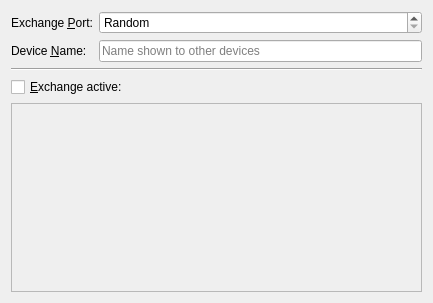
<?xml version="1.0" encoding="UTF-8"?>
<ui version="4.0">
 <class>NetworkExchangeWindow</class>
 <widget class="QWidget" name="NetworkExchangeWindow">
  <property name="geometry">
   <rect>
    <x>0</x>
    <y>0</y>
    <width>433</width>
    <height>303</height>
   </rect>
  </property>
  <property name="windowTitle">
   <string>Form</string>
  </property>
  <layout class="QFormLayout" name="formLayout">
   <item row="0" column="0">
    <widget class="QLabel" name="exchangePortLabel">
     <property name="text">
      <string>Exchange &amp;Port:</string>
     </property>
     <property name="buddy">
      <cstring>exchangePortSpinBox</cstring>
     </property>
    </widget>
   </item>
   <item row="0" column="1">
    <widget class="QSpinBox" name="exchangePortSpinBox">
     <property name="specialValueText">
      <string>Random</string>
     </property>
     <property name="accelerated">
      <bool>true</bool>
     </property>
     <property name="correctionMode">
      <enum>QAbstractSpinBox::CorrectToNearestValue</enum>
     </property>
     <property name="showGroupSeparator" stdset="0">
      <bool>true</bool>
     </property>
     <property name="maximum">
      <number>65535</number>
     </property>
    </widget>
   </item>
   <item row="1" column="0">
    <widget class="QLabel" name="deviceNameLabel">
     <property name="text">
      <string>Device &amp;Name:</string>
     </property>
     <property name="buddy">
      <cstring>deviceNameLineEdit</cstring>
     </property>
    </widget>
   </item>
   <item row="1" column="1">
    <widget class="QLineEdit" name="deviceNameLineEdit">
     <property name="placeholderText">
      <string>Name shown to other devices</string>
     </property>
    </widget>
   </item>
   <item row="2" column="0" colspan="2">
    <widget class="Line" name="line">
     <property name="orientation">
      <enum>Qt::Horizontal</enum>
     </property>
    </widget>
   </item>
   <item row="3" column="0" colspan="2">
    <widget class="QCheckBox" name="exchangeCheckBox">
     <property name="text">
      <string>&amp;Exchange active:</string>
     </property>
    </widget>
   </item>
   <item row="4" column="0" colspan="2">
    <widget class="QTreeView" name="treeView">
     <property name="enabled">
      <bool>false</bool>
     </property>
     <property name="editTriggers">
      <set>QAbstractItemView::NoEditTriggers</set>
     </property>
     <property name="showDropIndicator" stdset="0">
      <bool>false</bool>
     </property>
     <property name="alternatingRowColors">
      <bool>true</bool>
     </property>
     <property name="rootIsDecorated">
      <bool>false</bool>
     </property>
     <property name="itemsExpandable">
      <bool>false</bool>
     </property>
     <property name="sortingEnabled">
      <bool>true</bool>
     </property>
     <property name="animated">
      <bool>true</bool>
     </property>
     <property name="expandsOnDoubleClick">
      <bool>false</bool>
     </property>
    </widget>
   </item>
  </layout>
 </widget>
 <resources/>
 <connections>
  <connection>
   <sender>exchangeCheckBox</sender>
   <signal>toggled(bool)</signal>
   <receiver>treeView</receiver>
   <slot>setEnabled(bool)</slot>
   <hints>
    <hint type="sourcelabel">
     <x>93</x>
     <y>151</y>
    </hint>
    <hint type="destinationlabel">
     <x>118</x>
     <y>229</y>
    </hint>
   </hints>
  </connection>
 </connections>
</ui>
